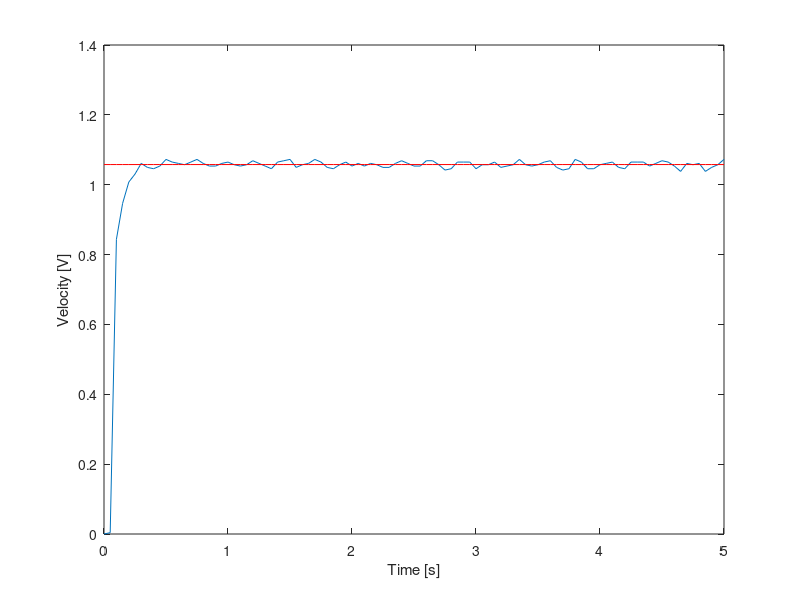
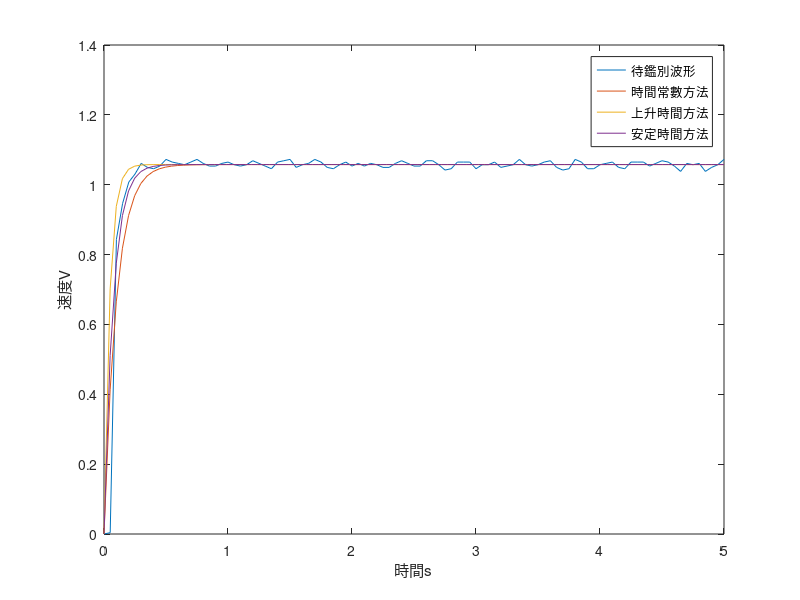

Source code (MATLAB) for these figures, in order:
%% 一階系統鑑別_Q1
clc;
clear;
close all;
%% 載入數據
load("Data1.mat")                                   
t = yout.time;
y = yout.signals(2).values(:,1);
% figure(1)
% plot(t,y,'LineWidth',2)

%% 參數設定
t_average= t';
y_average= y';
sim_ts=t_average(1,end)/length(t_average);      %求出取樣時間
sim_tend=t_average(1,end);                      %模擬終止時間
sigma = 1;                                      %步階響應震幅 
sim_t=0:sim_ts:sim_tend;                        %時間函數          
r=sigma*ones(1,length(sim_t));                  %輸入訊號
s=tf('s');                                      %定義拉氏轉換的變量s
y_steady_state_value = mean(y_average(1, find(t_average > 1,1):end));
%%  估測參數(時間常數方法)
tc_index = min(find(y_average > y_steady_state_value*0.63)); 
Tc = t_average(tc_index); 
a=Tc^-1;
Kn=(a* y_steady_state_value)/sigma; 
sys_id1 = tf(Kn/(s+a)) 
figure(2)
plot(t_average,y_average, t_average, ones(size(y_average))*y_steady_state_value , 'r');
xlabel('Time [s]'), ylabel('Velocity [V]')
%%  估測參數(上升時間方法)
tr90_index = min(find(y_average > y_steady_state_value*0.9));  %求出到達穩態90%時間的最小(第一個)陣列索引值

tr10_index = min(find(y_average > y_steady_state_value*0.1));  %求出到達穩態10%時間的最小(第一個)陣列索引值

Tr = t_average(tr90_index)-t_average(tr10_index);  %上升時間
a=2.2/Tr;
Kn=(a* y_steady_state_value)/sigma;
sys_id2 = tf(Kn/(s+a))
%%  估測參數(安定時間方法)
ts98_index = min(find(y_average > y_steady_state_value*0.98));  % 求出到達穩態98%時間的陣列索引值
Ts = t_average(ts98_index); % 安定時間
a = 4 / Ts;
Kn=(a* y_steady_state_value)/sigma;
sys_id3 = tf(Kn/(s+a))
%%  驗證
y_id1=lsim(sys_id1,r,sim_t); 
y_id2=lsim(sys_id2,r,sim_t); 
y_id3=lsim(sys_id3,r,sim_t); 

figure(3)
plot(t_average,y_average,sim_t,y_id1,sim_t,y_id2,sim_t,y_id3) 
legend('待鑑別波形','時間常數方法','上升時間方法','安定時間方法') 
xlabel('時間s'), ylabel('速度V') 